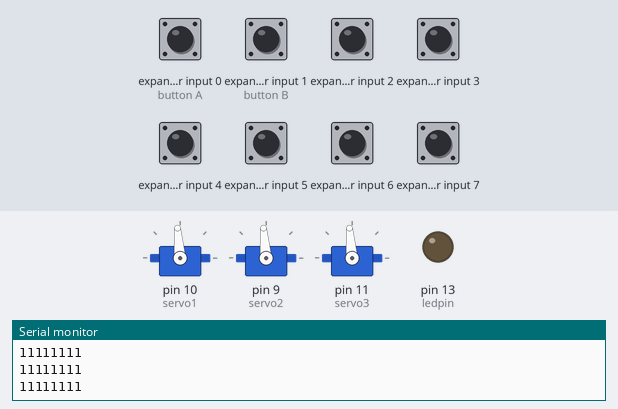
This sketch was run on a simulated Arduino Uno, built with avr-gcc and run on an emulated ATmega328P. Shown: 3 × servo, output pins drawn as LEDs (lit = HIGH), the last lines printed to the serial monitor. Wiring (inferred from the names in the program): NES/SNES game pad: load pin 2; clock pin 3; serial out pin 4. The test bench sets the inputs (shaded band); at power-on: expander input 0 (button A), expander input 1 (button B), expander input 2–7 HIGH. Pins used as bus, display or sensor lines are not drawn.

Above: at 1.2 s.
1.3 s: expander input 4 driven LOW
At 1.97 s:
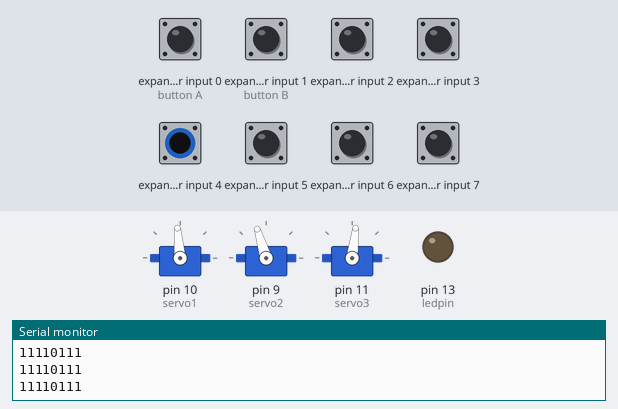
4.3 s: expander input 0 (button A) driven LOW
At 4.3 s:
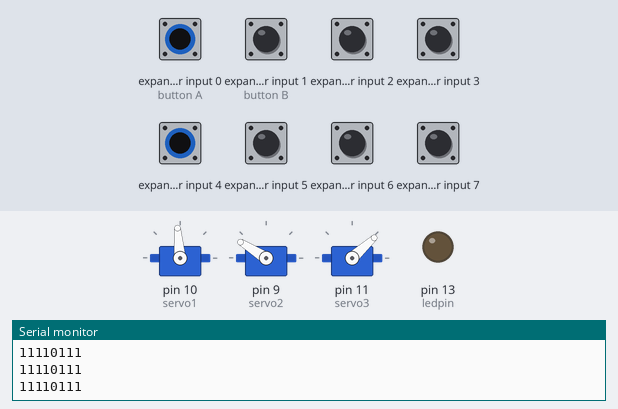
5.8 s: expander input 0 (button A) driven HIGH
At 8.9 s:
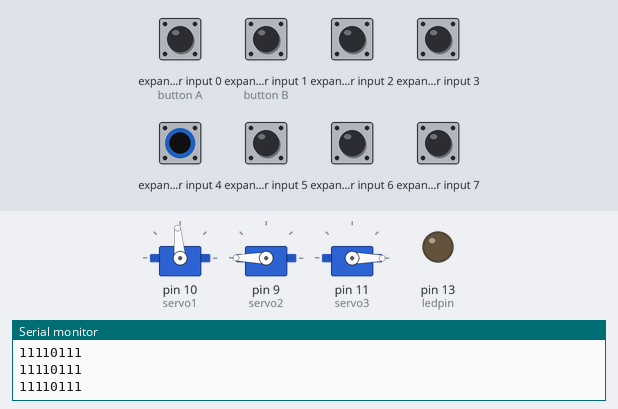
Timing chart, 0 to 30.3 s (numbered marks = the images above; inputs shaded):
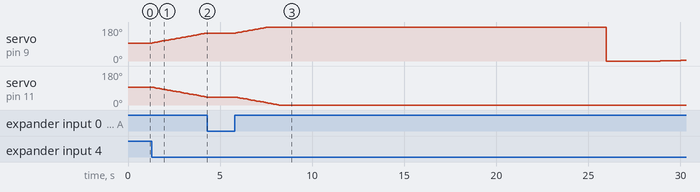

The sketch:

nes.ino
```cpp
// Interfacing the 8bit NES controller with Arduino Duemilanove
// And using it to control the 3 sweedish wheel omnibot
/* INITIALIZATION */

#include <Servo.h>

float map_double(double x, double in_min, double in_max, double out_min, double out_max);
Servo servo1,servo2,servo3;  // create 3 vservo objects to control the omnibot

float r=2.2; //wheel radius cm
float L=14;  //distance from
float vx=0,vy=0,w=0; // robot velocities
float w1,w2,w3; // wheel velocities
float sp1,sp2,sp3; // inputs to servo function

int latch = 2; // set the latch pin
int clock = 3; // set the clock pin
int datin = 4;// set the data in pin
byte controller_data = 0;
int ledpin = 13;


/* SETUP */
void setup() {
  Serial.begin(57600);
  pinMode(latch,OUTPUT);
  pinMode(clock,OUTPUT);
  pinMode(datin,INPUT);
  pinMode(ledpin, OUTPUT);

  digitalWrite(latch,HIGH);
  digitalWrite(clock,HIGH);

  servo1.attach(10);  // attaches the servo on pin 10 to the servo object
  servo2.attach(9);  // attaches the servo on pin 9 to the servo object
  servo3.attach(11);  // attaches the servo on pin 11 to the servo object
}

/* THIS READS DATA FROM THE CONTROLLER */
void controllerRead() {
  controller_data = 0;
  digitalWrite(latch,LOW);
  digitalWrite(clock,LOW);

  digitalWrite(latch,HIGH);
  delayMicroseconds(2);
  digitalWrite(latch,LOW);

  controller_data = digitalRead(datin);

  for (int i = 1; i <= 7; i ++) {
    digitalWrite(clock,HIGH);
    delayMicroseconds(2);
    controller_data = controller_data << 1;
    controller_data = controller_data + digitalRead(datin) ;
    delayMicroseconds(4);
    digitalWrite(clock,LOW);
  }

}

/* THE LED, SERVO, AND SERIAL MONITOR PROGRAM */
void loop() {
  controllerRead();
  Serial.println(controller_data, BIN);

  //lookups for buttons
  int UP = 0b11110111;
  int DOWN = 0b11111011;
  int LEFT = 0b11111101;
  int RIGHT = 0b11111110;
  int SELECT=0b11011111;
  int START=0b11101111;
  int A= 0b01111111;
  int B= 0b10111111;

  if (controller_data==UP){
    vx=vx+.05;
    }

  if (controller_data==DOWN){
    vx=vx-.05;
   }

  if (controller_data==LEFT){
    vy=vy+.05;
    }

  if (controller_data==RIGHT){
    vy=vy-.05;
   }

  w1=(-vy+L*w)*(1/r);  //kinematic equations
  w2=(-0.5*sqrt(3)*vx + 0.5*vy + L*w)*(1/r);
  w3=(0.5*sqrt(3)*vx + 0.5*vy + L*w)*(1/r);

  sp1 = map_double(-w1, -1, 1, 0, 179)+6;     // scale it to use it with the servo (value between 0 and 180)
  sp2 = map_double(-w2, -1, 1, 0, 179)+6;     // scale it to use it with the servo (value between 0 and 180)
  sp3 = map_double(-w3, -1, 1, 0, 179)+6;     // scale it to use it with the servo (value between 0 and 180)

  servo1.write(sp1);                  // sets the servo position according to the scaled value
  servo2.write(sp2);                  // sets the servo position according to the scaled value
  servo3.write(sp3);                  // sets the servo position according to the scaled value

  delay(100);

}

float map_double(double x, double in_min, double in_max, double out_min, double out_max)
{
  return (x - in_min) * (out_max - out_min) / (in_max - in_min) + out_min;
}
```

Measured:
- after the input at 1.3 s, servo on pin 9 (servo2): moves from 95° to 148° over 2.9 s, starting at once; servo on pin 11 (servo3): moves from 95° to 42° over 2.9 s, starting at once
- after the input at 4.3 s, servo on pin 9 (servo2): stays 148° (without the input it goes to 150° after 0.05 s); servo on pin 11 (servo3): stays 42° (without the input it goes to 40° after 0.05 s)
- after the input at 5.8 s, servo on pin 9 (servo2): 148° → 150° after 0.06 s, → 151° 0.10 s later, → 153° 0.10 s later, → 155° 0.10 s later, … (22 changes in this stretch); servo on pin 11 (servo3): moves from 42° to 0° over 2.3 s, starting after 0.06 s
